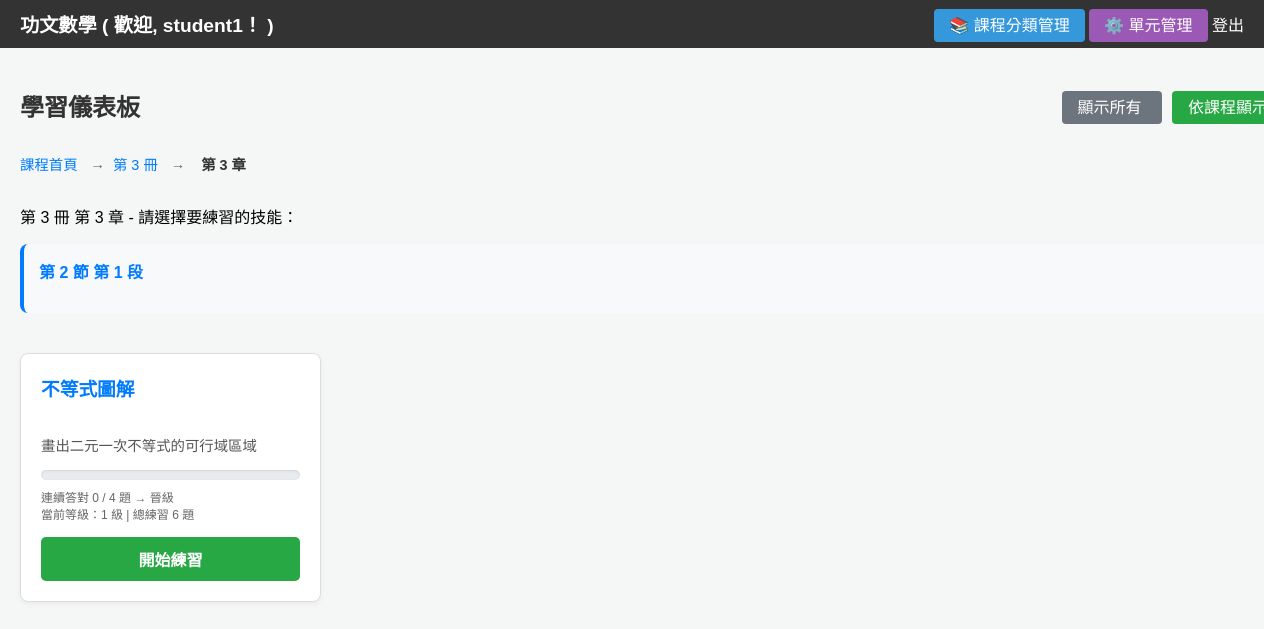
Screenshot of /dashboard?view=curriculum&volume=3&chapter=3 (signed in) with the database file from the repository.
### tables this page shows
CREATE TABLE users (
            id INTEGER PRIMARY KEY AUTOINCREMENT,
            username TEXT UNIQUE NOT NULL,
            password TEXT NOT NULL,
            streak INTEGER DEFAULT 0
        );

CREATE TABLE skill_curriculum (
            id INTEGER PRIMARY KEY AUTOINCREMENT,
            volume INTEGER NOT NULL,
            chapter INTEGER NOT NULL,
            section INTEGER NOT NULL,
            paragraph INTEGER NOT NULL,
            skill_id TEXT NOT NULL,
            display_order INTEGER DEFAULT 0,
            FOREIGN KEY (skill_id) REFERENCES skills_info (skill_id) ON DELETE CASCADE,
            UNIQUE(volume, chapter, section, paragraph, skill_id)
        );

CREATE TABLE skills_info (
            skill_id TEXT PRIMARY KEY,
            skill_en_name TEXT NOT NULL,
            skill_ch_name TEXT NOT NULL,
            description TEXT NOT NULL,
            gemini_prompt TEXT NOT NULL,
            consecutive_correct_required INTEGER DEFAULT 10,
            is_active BOOLEAN DEFAULT TRUE,
            order_index INTEGER DEFAULT 0
        );

### app.py (the view, shortened to what this page needs)
@app.route('/dashboard')
@login_required
def dashboard():
    view_mode = request.args.get('view', 'all')  # 'all' 或 'curriculum'
    volume = request.args.get('volume', type=int)
    chapter = request.args.get('chapter', type=int)
    conn = sqlite3.connect('users.db')
    c = conn.cursor()
    c.execute('''
        SELECT skill_id, consecutive_correct, questions_solved, current_level
        FROM progress
        WHERE user_id = ?
    ''', (current_user.id,))
    progress_rows = c.fetchall()
    conn.close()
    progress_dict = {row[0]: row for row in progress_rows}
    if view_mode == 'curriculum':
        from core.utils import get_volumes, get_chapters_by_volume, get_skills_by_volume_chapter
        if volume and chapter:
            skills_raw = get_skills_by_volume_chapter(volume, chapter)
            all_skills_with_progress = []
            for s in skills_raw:
                prog = progress_dict.get(s['skill_id'], (s['skill_id'], 0, 0, 1))
                all_skills_with_progress.append({
                    **s,
                    'consecutive_correct': prog[1],
                    'questions_solved': prog[2],
                    'current_level': prog[3],
                })
            grouped_sections = []
            current_section = None
            current_skills = []
            section_paragraphs = set()  # 記錄該節包含的所有段
            for skill in all_skills_with_progress:
                if skill['section'] != current_section:
                    current_section = skill['section']
                    current_skills = []
                    section_paragraphs = set()
                current_skills.append(skill)
                section_paragraphs.add(skill['paragraph'])
            if current_section is not None:
                sorted_paras = sorted(section_paragraphs)
                para_str = '、'.join(map(str, sorted_paras)) if len(sorted_paras) > 1 else str(sorted_paras[0]) if sorted_paras else ''
                grouped_sections.append({
                    'section': current_section,
                    'paragraphs': sorted_paras,  # 該節包含的所有段
                    'paragraphs_str': para_str,  # 段落字符串，用於顯示
                    'skills': current_skills.copy()
                })
            return render_template('dashboard.html',
                                 view_mode='curriculum',
                                 level='skills',  # 第三層
                                 volume=volume,
                                 chapter=chapter,
                                 grouped_sections=grouped_sections, # 傳遞按節/段分組的數據
                                 username=current_user.username)

### app.py (called while the page is built)
@login_manager.user_loader
def load_user(user_id):
    conn = sqlite3.connect('users.db')
    c = conn.cursor()
    c.execute("SELECT id, username FROM users WHERE id = ?", (user_id,))
    row = c.fetchone()
    conn.close()
    if row:
        return User(row[0], row[1])
    return None

### core/utils.py (called while the page is built)
def get_skills_by_volume_chapter(volume, chapter):
    conn = sqlite3.connect('users.db')
    c = conn.cursor()
    c.execute('''
        SELECT sc.section, sc.paragraph,
               sc.skill_id, sc.display_order,
               si.skill_ch_name, si.skill_en_name, si.description,
               si.consecutive_correct_required
        FROM skill_curriculum sc
        JOIN skills_info si ON sc.skill_id = si.skill_id
        WHERE sc.volume = ? AND sc.chapter = ? AND si.is_active = 1
        ORDER BY sc.section, sc.paragraph, sc.display_order
    ''', (volume, chapter))
    rows = c.fetchall()
    conn.close()
    return [{
        'section': r[0],
        'paragraph': r[1],
        'skill_id': r[2],
        'display_order': r[3],
        'skill_ch_name': r[4],
        'skill_en_name': r[5],
        'description': r[6],
        'consecutive_correct_required': r[7]
    } for r in rows]

### templates/dashboard.html (shortened to what this page needs)
<!DOCTYPE html>
<html lang="zh-Hant">
<head>
</head>
<body>
    <div class="navbar">
        <a href="{{ url_for('dashboard') }}" class="logo">
            功文數學 ( 歡迎, <strong>{{ username }}</strong>！ )
        </a>
        <div>
<a href="{{ url_for('admin_curriculum') }}" style="background: #3498db; padding: 8px 15px; border-radius: 4px;">📚 課程分類管理</a>
            <a href="{{ url_for('admin_skills') }}" style="background: #9b59b6; padding: 8px 15px; border-radius: 4px;">⚙️ 單元管理</a>
            <a href="{{ url_for('logout') }}">登出</a>
        </div>
    </div>
    <div class="container">
        <div style="display: flex; justify-content: space-between; align-items: center; margin-bottom: 20px;">
            <h2 style="margin: 0;">學習儀表板</h2>
            <div>
                <a href="{{ url_for('dashboard', view='all') }}"
                   style="padding: 8px 16px; margin-left: 10px; background: {{ '#28a745' if view_mode == 'all' else '#6c757d' }}; color: white; text-decoration: none; border-radius: 4px;">
                    顯示所有
                </a>
                <a href="{{ url_for('dashboard', view='curriculum') }}"
                   style="padding: 8px 16px; margin-left: 10px; background: {{ '#28a745' if view_mode == 'curriculum' else '#6c757d' }}; color: white; text-decoration: none; border-radius: 4px;">
                    依課程顯示
                </a>
            </div>
        </div>
        {% if view_mode == 'curriculum' %}
            <div class="breadcrumb">
                <a href="{{ url_for('dashboard', view='curriculum') }}">課程首頁</a>
                {% if level == 'chapters' or level == 'skills' %}
                    <span>→</span>
                    <a href="{{ url_for('dashboard', view='curriculum', volume=volume) }}">第 {{ volume }} 冊</a>
                {% endif %}
                {% if level == 'skills' %}
                    <span>→</span>
                    <span class="current">第 {{ chapter }} 章</span>
                {% endif %}
            </div>
            {% if level == 'volumes' %}
                <p>請選擇要查看的冊：</p>
                <div class="level-grid">
                    {% for vol in volumes %}
                    <a href="{{ url_for('dashboard', view='curriculum', volume=vol) }}" style="text-decoration: none;">
                        <div class="level-card volume-card">
                            <h3>第 {{ vol }} 冊</h3>
                        </div>
                    </a>
                    {% endfor %}
                </div>
            {% elif level == 'skills' %}
                <p>第 {{ volume }} 冊 第 {{ chapter }} 章 - 請選擇要練習的技能：</p>
                <div class="skill-grid curriculum-skills" style="display: grid !important; grid-template-columns: repeat(4, 1fr) !important; gap: 20px; width: 100%;">
                    {% for section_group in grouped_sections %}
                        <div class="skill-section-group" style="grid-column: 1 / -1;">
                            <h4>第 {{ section_group.section }} 節
                                {% if section_group.paragraphs|length > 1 %}
                                    (包含第 {{ section_group.paragraphs_str }} 段)
                                {% elif section_group.paragraphs|length == 1 %}
                                    第 {{ section_group.paragraphs_str }} 段
                                {% endif %}
                            </h4>
                        </div>
                        {% for skill in section_group.skills %}
                            <div class="skill-card" style="width: 100%; max-width: 100%;">
                                <h3>{{ skill.skill_ch_name }}</h3>
                                <p>{{ skill.description }}</p>
                                <div class="progress-info">
                                    <div class="progress-bar">
                                    </div>
                                    <small>連續答對 {{ skill.consecutive_correct }} / {{ skill.consecutive_correct_required }} 題 → 晉級</small>
                                    <br>
                                    <small>當前等級：{{ skill.current_level }} 級 | 總練習 {{ skill.questions_solved }} 題</small>
                                </div>
                                <a href="{{ url_for('practice', skill_id=skill.skill_id) }}" class="btn-practice">
                                    開始練習
                                </a>
                            </div>
                        {% endfor %}
                    {% endfor %}
                </div>
            {% endif %}
        {% endif %}
    </div>
</body>
</html>

### templates/dashboard.html (style rules this page uses)
body { font-family: Arial, sans-serif; background-color: #f4f7f6; margin: 0; }
.navbar { background-color: #333; color: white; padding: 10px 20px; display: flex; justify-content: space-between; align-items: center; }
.navbar a { color: white; text-decoration: none; }
.navbar .logo { font-weight: bold; font-size: 1.2em; }
.container { max-width: 1400px; margin: 20px auto; padding: 20px; width: 100%; }
h2 { color: #333; }
.breadcrumb { display: flex; align-items: center; margin-bottom: 20px; padding: 10px 0; font-size: 0.9em; }
.breadcrumb a { color: #007bff; text-decoration: none; margin-right: 5px; }
.breadcrumb span { margin: 0 8px; color: #666; }
.breadcrumb .current { color: #333; font-weight: bold; }
.skill-grid { display: grid !important; grid-template-columns: repeat(4, 1fr) !important; gap: 20px; width: 100%; box-sizing: border-box; }
.skill-grid.curriculum-skills { display: grid !important; grid-template-columns: repeat(4, 1fr) !important; width: 100% !important; grid-auto-flow: row !important; }
.skill-card { background: #fff; border: 1px solid #ddd; border-radius: 8px; box-shadow: 0 2px 5px rgba(0,0,0,0.05); padding: 20px; display: flex; flex-direction: column; min-width: 0; box-sizing: border-box; width: 100%; max-width: 100%; }
.skill-card h3 { margin-top: 0; color: #007bff; }
.skill-card p { font-size: 0.9em; color: #555; flex-grow: 1; }
.progress-info { font-size: 0.9em; color: #666; margin-bottom: 15px; }
.progress-bar { width: 100%; height: 10px; background: #e9ecef; border-radius: 5px; overflow: hidden; margin-bottom: 8px; box-shadow: inset 0 1px 3px rgba(0,0,0,0.1); }
.btn-practice { display: block; text-align: center; background-color: #28a745; color: white; padding: 10px; border-radius: 5px; text-decoration: none; font-weight: bold; transition: background-color 0.2s; }
.skill-section-group { margin-bottom: 20px; margin-top: 30px; padding: 15px; background: #f8f9fa; border-radius: 8px; border-left: 4px solid #007bff; width: 100%; }
.skill-section-group:first-child { margin-top: 0; }
.skill-section-group h4 { margin-top: 0; color: #007bff; margin-bottom: 15px; }

### rows the page displays
users: username "student1"
skill_curriculum: skill_ch_name "不等式圖解", description "畫出二元一次不等式的可行域區域", consecutive_correct "0", consecutive_correct_required "4", current_level "1", questions_solved "6"

### other values shown
{{ volume }} "3"
{{ chapter }} "3"
{{ section_group.section }} "2"
{{ section_group.paragraphs_str }} "1"
